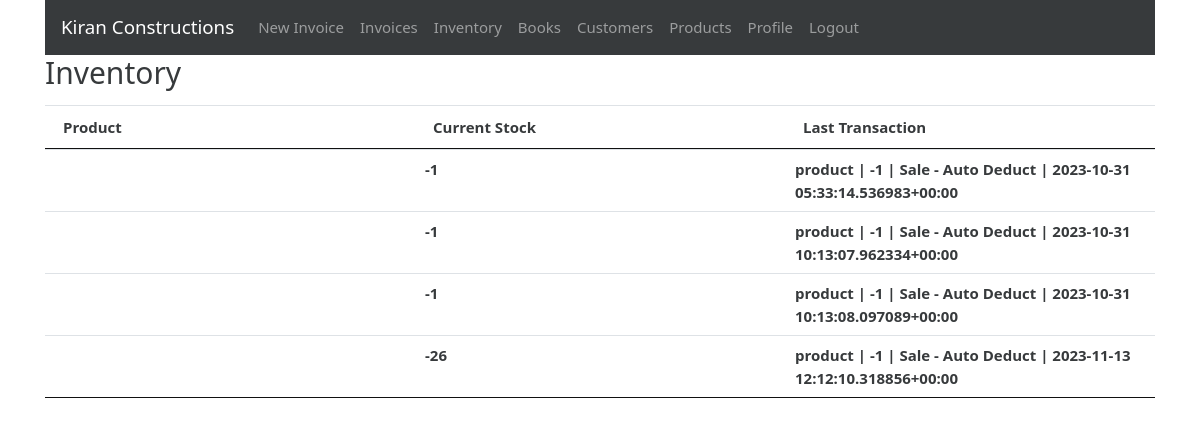
Before: /inventory (signed in) with the older database file.
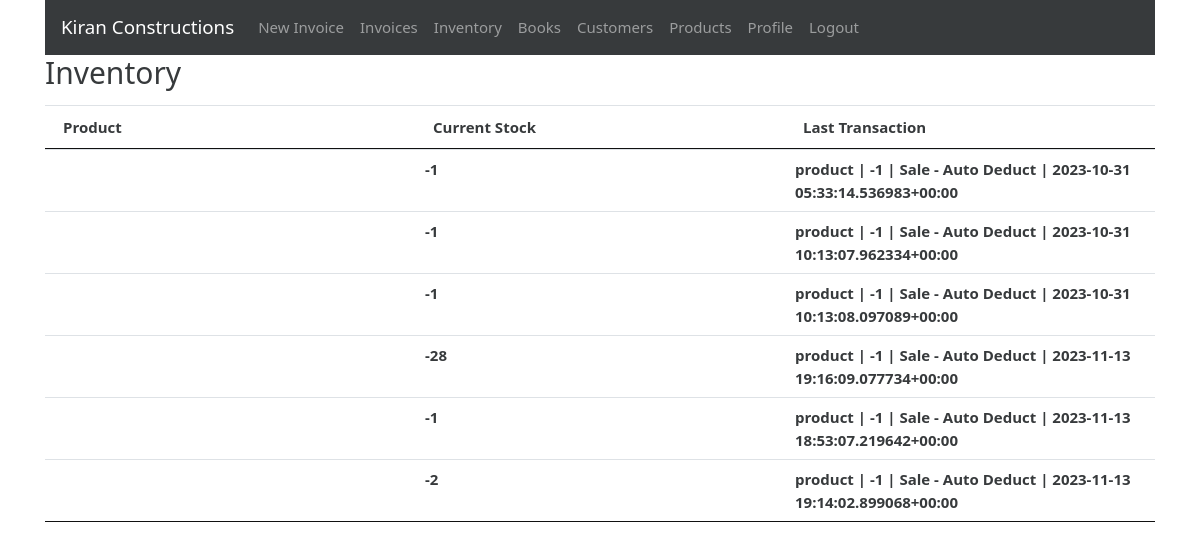
After: the same page with the newer database file.
### gstbillingapp/models.py (models this page shows, shortened)
class Inventory(models.Model):
    user = models.ForeignKey(User, null=True, blank=True, on_delete=models.SET_NULL)
    product = models.ForeignKey(Product, null=True, blank=True, on_delete=models.SET_NULL)
    current_stock = models.IntegerField(default=0)
    alert_level = models.IntegerField(default=0)
    last_log = models.ForeignKey(InventoryLog, null=True, blank=True, default=None, on_delete=models.SET_NULL)

class InventoryLog(models.Model):
    user = models.ForeignKey(User, null=True, blank=True, on_delete=models.SET_NULL)
    product = models.ForeignKey(Product, null=True, blank=True, on_delete=models.SET_NULL)
    date = models.DateTimeField(default=datetime.now, blank=True, null=True)
    last_modified = models.DateTimeField(auto_now=True)
    change = models.IntegerField(default=0)
    CHANGE_TYPES = [
        (0, 'Other'),
        (1, 'Purchase'),
        (2, 'Production'),
        (4, 'Sales'),
    ]
    change_type = models.IntegerField(choices=CHANGE_TYPES, default=0)
    associated_invoice = models.ForeignKey(Invoice, blank=True, null=True, default=None, on_delete=models.SET_NULL)
    description = models.TextField(max_length=600, blank=True, null=True)
    def __str__(self):
        return "product"+ " | " + str(self.change) + " | " + self.description + " | " + str(self.date)

### gstbillingapp/views.py (the view)
# urls.py: path('inventory', views.inventory, name='inventory'),
@login_required
def inventory(request):
    context = {}
    context['inventory_list'] = Inventory.objects.filter(user=request.user)
    context['untracked_products'] = Product.objects.filter(user=request.user, inventory=None)
    return render(request, 'gstbillingapp/inventory.html', context)

### Gst-Billing-Python-Django/gstbillingapp/templates/gstbillingapp/inventory.html (shortened to what this page needs)
{% extends "gstbillingapp/base.html" %}
{% load static %}
{% block content %}
<div class="row">
	<div class="col">
		<h2>Inventory</h2>
	</div>
</div>
<table class="table table-hover font-weight-bold" id="inventory-table">
	<thead>
		<tr>
			<th>Product</th>
			<th>Current Stock</th>
			<th>Last Transaction</th>
		</tr>
	</thead>
	<tbody class="two-col-form">
		{% for inventory in inventory_list %}
		<tr onclick="window.location='{% url 'inventory_logs' inventory.id %}';">
			<td><a href="{% url 'inventory_logs' inventory.id %}">{{inventory.product.product_name}}</a></td>
			<td>{{inventory.current_stock}}</td>
			<td>{{inventory.last_log}}</td>
		</tr>
		{% endfor %}
	</tbody>
</table>
{% endblock %}

Changed rows visible on the page:
changed Inventory: current_stock "-26" → "-28"; last_log "product | -1 | Sale - Auto Deduct | 2023-11-13 12:12:10.318856+00:00" → "product | -1 | Sale - Auto Deduct | 2023-11-13 19:16:09.077734+00:00"
added Inventory: current_stock "-1", last_log "product | -1 | Sale - Auto Deduct | 2023-11-13 18:53:07.219642+00:00"
added Inventory: current_stock "-2", last_log "product | -1 | Sale - Auto Deduct | 2023-11-13 19:14:02.899068+00:00"
